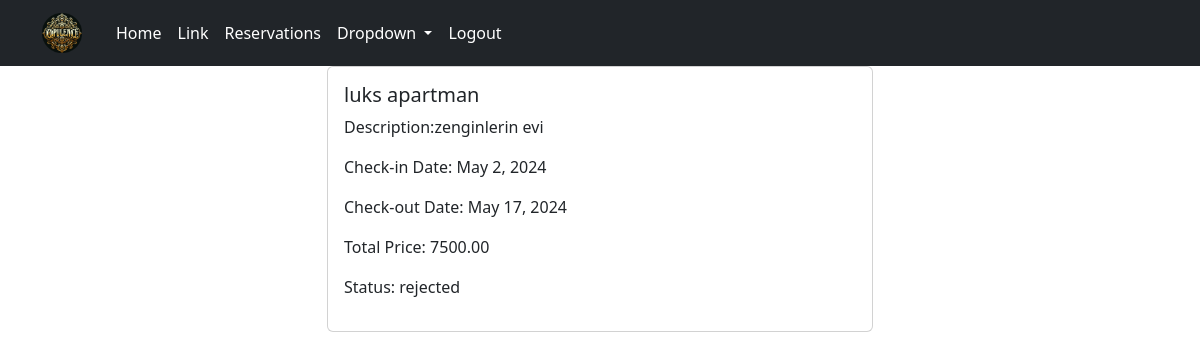
Page /res/res-details/20 (signed in) on the earlier database version.
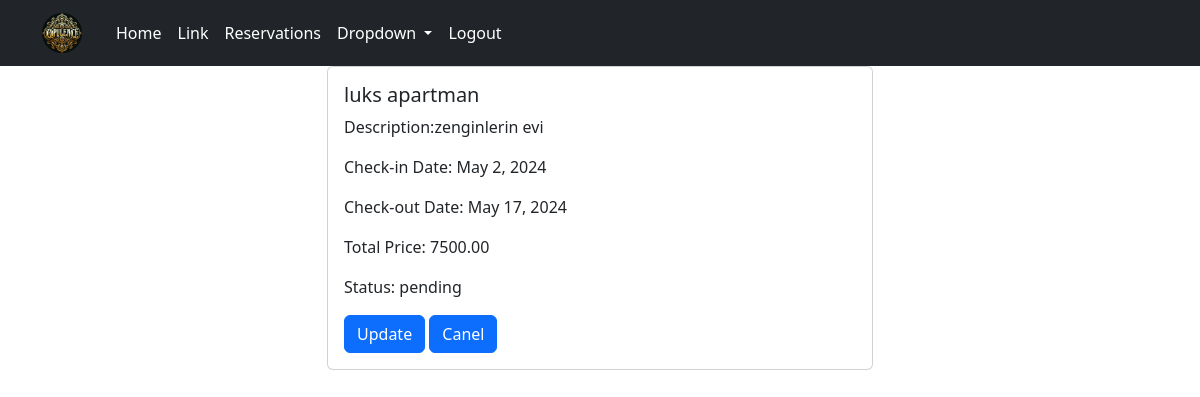
Same page on the later database version.
### reservations/models.py (models this page shows, shortened)
class Reservation(models.Model):
    user = models.ForeignKey(settings.AUTH_USER_MODEL, null=True, blank=True, on_delete=models.CASCADE)
    apartment = models.ForeignKey(Apartment, on_delete=models.CASCADE)
    check_in_date = models.DateField()
    check_out_date = models.DateField()
    total_price = models.DecimalField(max_digits=10, decimal_places=2)
    reservation_status = models.ForeignKey(ReservationStatus, on_delete=models.CASCADE,default=1)

class ReservationStatus(models.Model):
    status_name = models.CharField(max_length=100, unique=True)
    def __str__(self):
        return self.status_name

### apartments/models.py (models this page shows)
class Apartment(models.Model):
    category = models.ForeignKey(Category, on_delete=models.CASCADE)
    country=models.ForeignKey(Country,on_delete=models.SET_NULL,null=True,blank=True)
    city = models.ForeignKey(City, on_delete=models.CASCADE)
    apt_name = models.CharField(max_length=255)
    description = models.TextField()
    cover_image=models.ImageField(upload_to='covers/',null=True)
    district = models.CharField(max_length=30)
    is_active = models.BooleanField(default=True)
    is_booked = models.BooleanField(default=False)
    rooms = models.IntegerField()
    beds = models.IntegerField()
    bath_rooms = models.IntegerField()
    wifi = models.BooleanField(default=False)
    tv = models.BooleanField(default=False)
    price_per_night = models.DecimalField(max_digits=10, decimal_places=2)
    user = models.ForeignKey(settings.AUTH_USER_MODEL, null=True, blank=True, on_delete=models.CASCADE)
    created_at = models.DateTimeField(auto_now_add=True,null=True)
    updated_at = models.DateTimeField(auto_now=True,null=True)
    def __str__(self):
        return self.apt_name

### reservations/views.py (the view)
# urls.py: path("res-details/<int:pk>", ReservationDetailView.as_view(), name='detail-reserv'),
class ReservationDetailView(LoginRequiredMixin,DetailView):
    model = Reservation
    template_name = "reservations/res_detail.html"
    context_object_name = "reservation"  # Your own name for the object that will be passed to the template.

### templates/reservations/res_detail.html (shortened to what this page needs)
{% extends "base.html" %}
{% load static %}
{% block content %}
<div class="container">
  <div class="row">
    <div class="col-md-6 offset-md-3">
      <div class="card">
        <div class="card-body">
          <h5 class="card-title">{{ reservation.apartment }}</h5>
          <p>Description:{{ reservation.apartment.description }}</p>
          <p>Check-in Date: {{ reservation.check_in_date }}</p>
          <p>Check-out Date: {{ reservation.check_out_date }}</p>
          <p>Total Price: {{ reservation.total_price }}</p>
          <p>Status: {{ reservation.reservation_status }}</p>
          {% if reservation.reservation_status.id == 1 %}
            <a href="{% url 'update-reserv' reservation.pk %}" class="btn btn-primary">Update</a>
            <a href="{% url 'cancel-reserv' reservation.pk %}" class="btn btn-primary">Canel</a>
          {% endif %}
        </div>
      </div>
    </div>
  </div>
</div>
{% endblock content %}

Differences in the rows shown:
changed Reservation "luks apartman": reservation_status "rejected" → "pending"; reservation_status_id 3 → 1 (drawn)
Other differences:
text now shown: "Update Canel"
